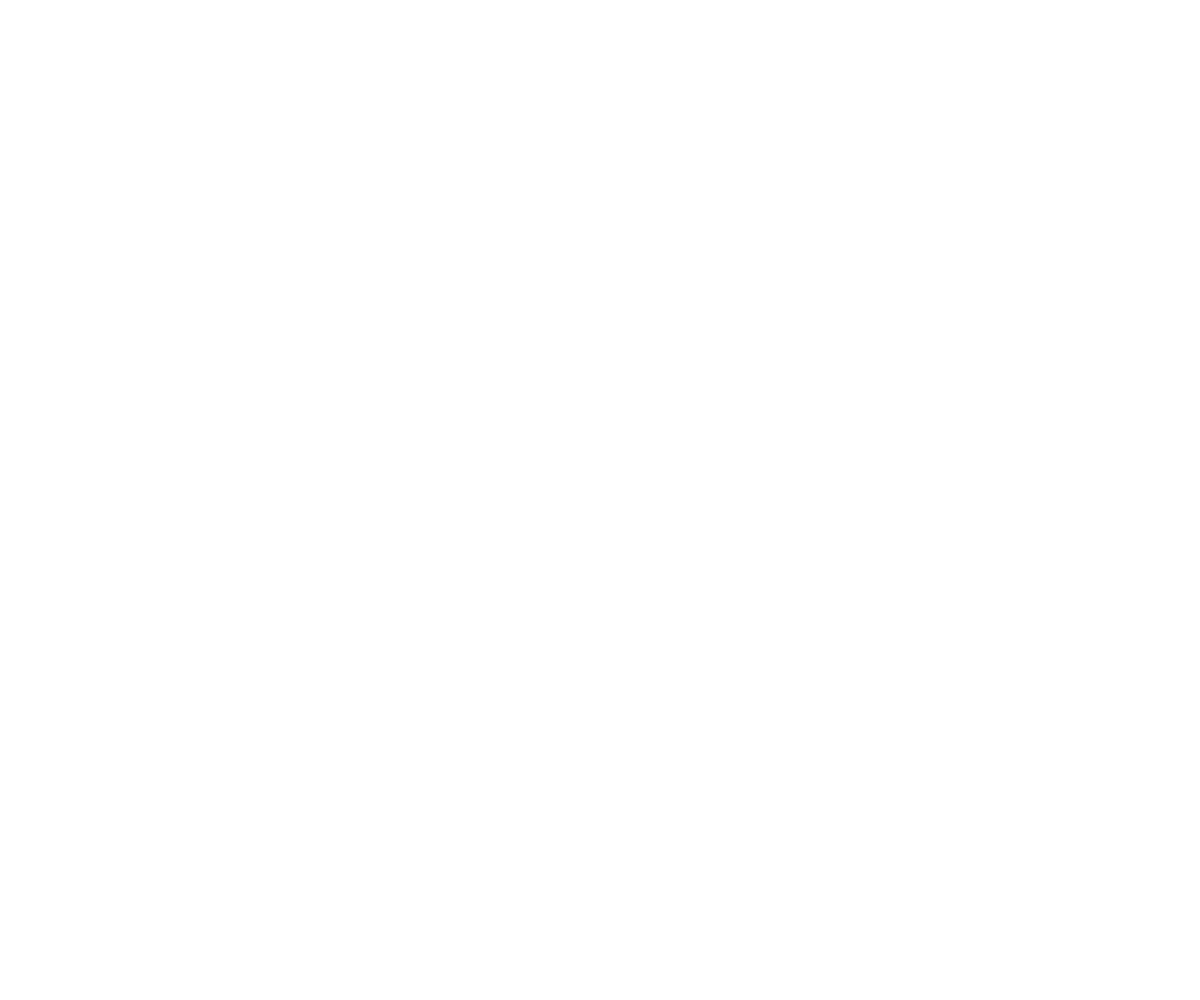
Frame 1 (no input)
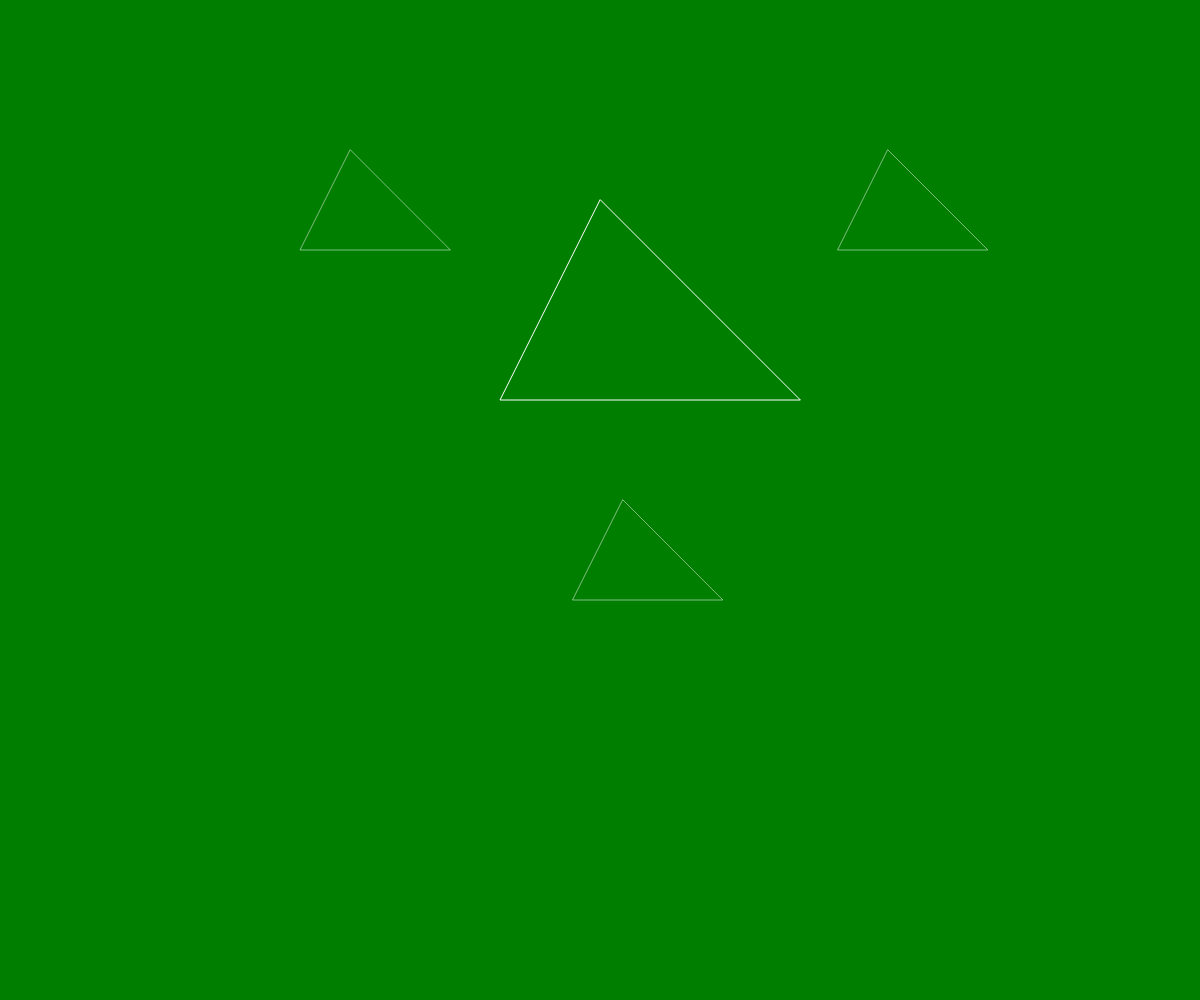
Frame 60 (no input)
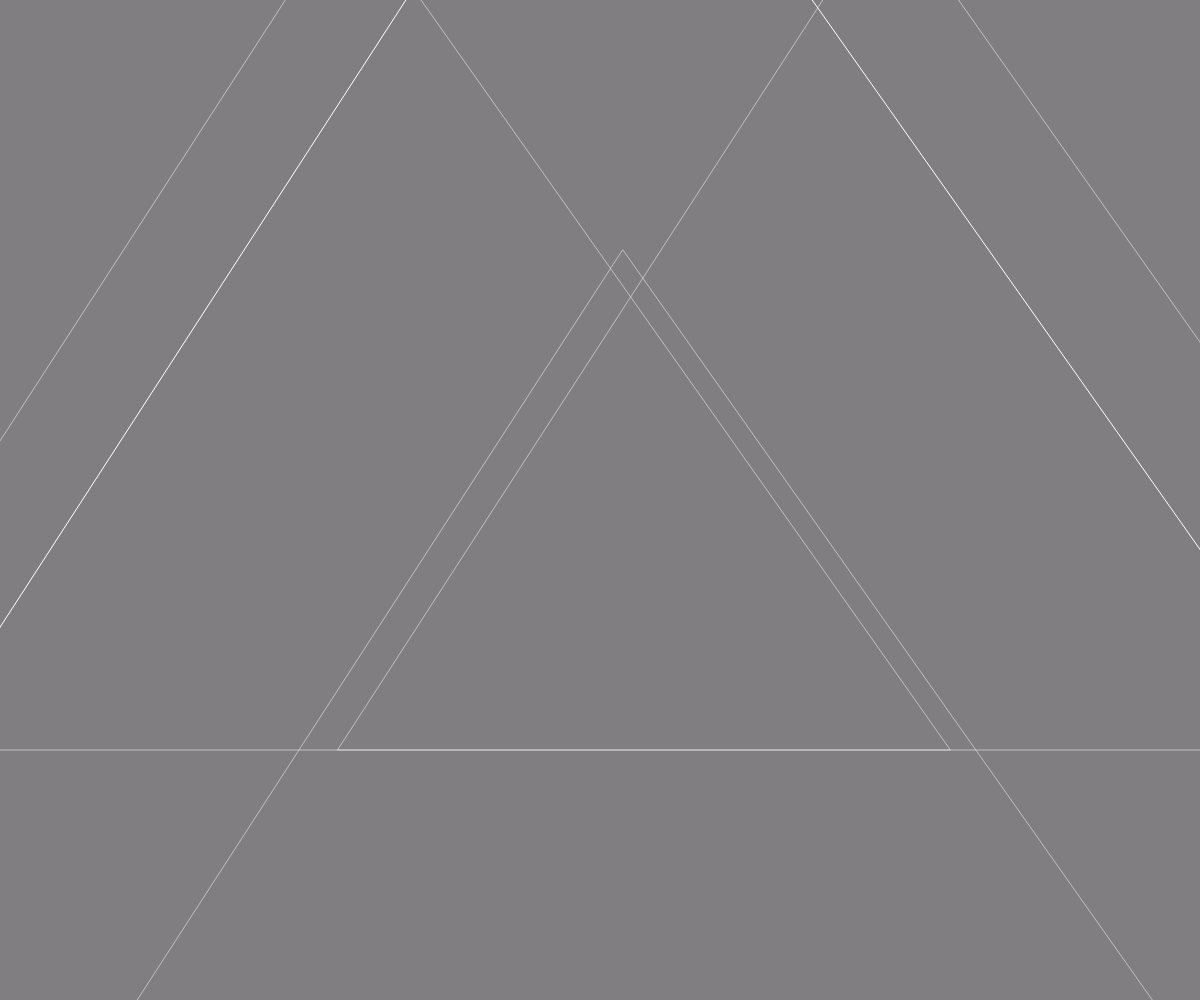
Frame 120 (the mouse pressed at the canvas centre since frame 60)

The p5.js sketch that drew these frames (run headless with seeded random() and noise() and a simulated clock; from frame 60 on, the mouse is pressed at the canvas centre):

// p5.js sketch
// ── sketch.js
function setup() {
  createCanvas(windowWidth, windowHeight);
  frameRate(30);
}

var bgr;
var bgg = 127;
var bggChange = 1;
var bgb;
var triX1;
var triY1;
var triX2;
var triY2;
var triX3;
var triY3;
var triChange;

function draw() {
  //noCursor();
  background(bgr,bgg,bgb);
  //background(100,100,100);

  //triangle
  noFill();
  stroke(255);
  drawTriangle(0, 0, 1, 1);
  drawTriangle(50,50,.5,.5);
  drawTriangle(1075,0,1,1);
  drawTriangle(-530,700,1,1);

  bgr = map(mouseX,0,windowWidth,0,255);
  bgg += floor(random(-bggChange - 1,bggChange + 2));
  bgg = constrain(bgg,1,255);
  bgb = map(mouseY,0,windowHeight,0,255);

  //triangle variable assignments
  // triX1 = windowWidth/2;
  // triY1 = 200;
  // triX2 = 500;
  // triY2 = 400;
  // triX3 = 800;
  // triY3 = 400;
  //
  // //triangle movement
  // triChange = mouseY/5;
  // triY1 = triY1 - triChange;
  // triX2 = triX2 - triChange*2;
  // triY2 = triY2 + triChange*2;
  // triX3 = triX3 + triChange*2;
  // triY3 = triY3 + triChange*2;
}

function drawTriangle(posX, posY, scaleX, scaleY) {
  translate(posX, posY);
  scale(scaleX,scaleY);
  triangle(triX1, triY1, triX2, triY2, triX3, triY3);

  triX1 = windowWidth/2;
  triY1 = 200;
  triX2 = 500;
  triY2 = 400;
  triX3 = 800;
  triY3 = 400;

  triChange = mouseY;
  triY1 = triY1 - triChange;
  triX2 = triX2 - triChange*2;
  triY2 = triY2 + triChange*2;
  triX3 = triX3 + triChange*2;
  triY3 = triY3 + triChange*2;
}
